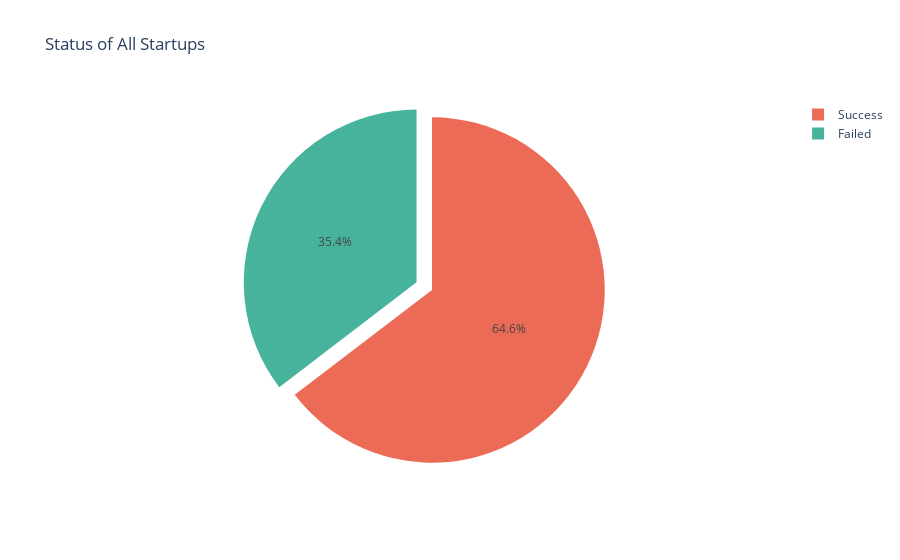

The cell this chart's notebook holds for it:
### Markdown cell above
### 2.1 Status of All Startups

### Code cell
# Check the status of the startups (success vs. failed)
values = df.Status.value_counts()
labels = values.index
colors = ['EC6B56', '47B39C']
trace = go.Pie(labels=labels, 
               values=values,
                marker=dict(colors=colors),
               pull=[0, 0.1] )
layout = go.Layout(title='Status of All Startups')
fig = go.Figure(data=trace, layout=layout)
iplot(fig)

### Figure 1 — Plotly figure (JSON) as saved in the notebook; plotly's stock layout.template omitted (floating-point values rounded to 4 significant figures)
{"data": [{"labels": ["Success", "Failed"], "marker": {"colors": ["EC6B56", "47B39C"]}, "pull": [0, 0.1], "type": "pie", "values": [305, 167]}], "layout": {"title": {"text": "Status of All Startups"}}}
